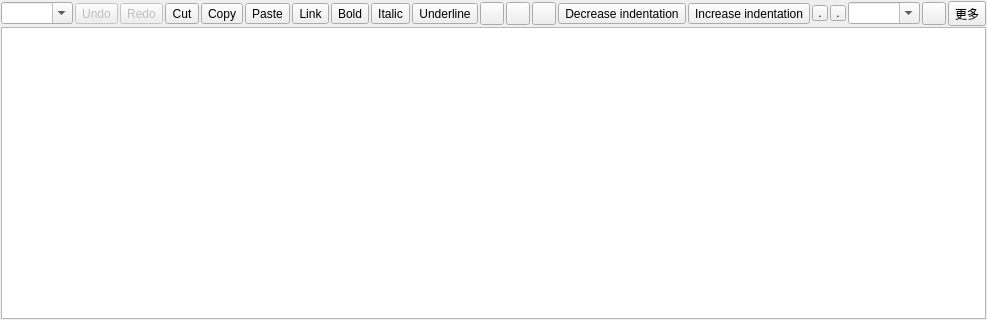
<?xml version="1.0" encoding="UTF-8"?>
<ui version="4.0">
 <class>MRichTextEdit</class>
 <widget class="QWidget" name="MRichTextEdit">
  <property name="geometry">
   <rect>
    <x>0</x>
    <y>0</y>
    <width>824</width>
    <height>320</height>
   </rect>
  </property>
  <property name="windowTitle">
   <string notr="true"/>
  </property>
  <layout class="QVBoxLayout" name="verticalLayout">
   <property name="spacing">
    <number>1</number>
   </property>
   <property name="leftMargin">
    <number>1</number>
   </property>
   <property name="topMargin">
    <number>1</number>
   </property>
   <property name="rightMargin">
    <number>1</number>
   </property>
   <property name="bottomMargin">
    <number>1</number>
   </property>
   <item>
    <widget class="QWidget" name="f_toolbar" native="true">
     <layout class="QHBoxLayout" name="horizontalLayout">
      <property name="spacing">
       <number>2</number>
      </property>
      <property name="leftMargin">
       <number>0</number>
      </property>
      <property name="topMargin">
       <number>0</number>
      </property>
      <property name="rightMargin">
       <number>0</number>
      </property>
      <property name="bottomMargin">
       <number>0</number>
      </property>
      <item>
       <widget class="QComboBox" name="f_paragraph">
        <property name="focusPolicy">
         <enum>Qt::ClickFocus</enum>
        </property>
        <property name="toolTip">
         <string>Paragraph formatting</string>
        </property>
        <property name="editable">
         <bool>true</bool>
        </property>
       </widget>
      </item>
      <item>
       <widget class="QToolButton" name="f_undo">
        <property name="enabled">
         <bool>false</bool>
        </property>
        <property name="focusPolicy">
         <enum>Qt::ClickFocus</enum>
        </property>
        <property name="toolTip">
         <string>撤销 (CTRL+Z)</string>
        </property>
        <property name="text">
         <string>Undo</string>
        </property>
        <property name="icon">
         <iconset>
          <normaloff>Resources/undo.png</normaloff>Resources/undo.png</iconset>
        </property>
        <property name="iconSize">
         <size>
          <width>16</width>
          <height>16</height>
         </size>
        </property>
       </widget>
      </item>
      <item>
       <widget class="QToolButton" name="f_redo">
        <property name="enabled">
         <bool>false</bool>
        </property>
        <property name="focusPolicy">
         <enum>Qt::ClickFocus</enum>
        </property>
        <property name="toolTip">
         <string>重做</string>
        </property>
        <property name="text">
         <string>Redo</string>
        </property>
        <property name="icon">
         <iconset>
          <normaloff>Resources/redo.png</normaloff>Resources/redo.png</iconset>
        </property>
        <property name="iconSize">
         <size>
          <width>16</width>
          <height>16</height>
         </size>
        </property>
       </widget>
      </item>
      <item>
       <widget class="QToolButton" name="f_cut">
        <property name="focusPolicy">
         <enum>Qt::ClickFocus</enum>
        </property>
        <property name="toolTip">
         <string>剪切(CTRL+X)</string>
        </property>
        <property name="text">
         <string>Cut</string>
        </property>
        <property name="icon">
         <iconset>
          <normaloff>Resources/cut.png</normaloff>Resources/cut.png</iconset>
        </property>
        <property name="iconSize">
         <size>
          <width>16</width>
          <height>16</height>
         </size>
        </property>
       </widget>
      </item>
      <item>
       <widget class="QToolButton" name="f_copy">
        <property name="focusPolicy">
         <enum>Qt::ClickFocus</enum>
        </property>
        <property name="toolTip">
         <string>复制 (CTRL+C)</string>
        </property>
        <property name="text">
         <string>Copy</string>
        </property>
        <property name="icon">
         <iconset>
          <normaloff>Resources/copy.png</normaloff>Resources/copy.png</iconset>
        </property>
        <property name="iconSize">
         <size>
          <width>16</width>
          <height>16</height>
         </size>
        </property>
       </widget>
      </item>
      <item>
       <widget class="QToolButton" name="f_paste">
        <property name="focusPolicy">
         <enum>Qt::ClickFocus</enum>
        </property>
        <property name="toolTip">
         <string>粘贴 (CTRL+V)</string>
        </property>
        <property name="text">
         <string>Paste</string>
        </property>
        <property name="icon">
         <iconset>
          <normaloff>Resources/paste.png</normaloff>Resources/paste.png</iconset>
        </property>
        <property name="iconSize">
         <size>
          <width>16</width>
          <height>16</height>
         </size>
        </property>
       </widget>
      </item>
      <item>
       <widget class="QToolButton" name="f_link">
        <property name="focusPolicy">
         <enum>Qt::ClickFocus</enum>
        </property>
        <property name="toolTip">
         <string>插入超链接 (CTRL+L)</string>
        </property>
        <property name="text">
         <string>Link</string>
        </property>
        <property name="icon">
         <iconset>
          <normaloff>Resources/link.png</normaloff>Resources/link.png</iconset>
        </property>
        <property name="iconSize">
         <size>
          <width>16</width>
          <height>16</height>
         </size>
        </property>
        <property name="checkable">
         <bool>true</bool>
        </property>
       </widget>
      </item>
      <item>
       <widget class="QToolButton" name="f_bold">
        <property name="focusPolicy">
         <enum>Qt::ClickFocus</enum>
        </property>
        <property name="toolTip">
         <string notr="true">字体加粗 (CTRL+B)</string>
        </property>
        <property name="text">
         <string>Bold</string>
        </property>
        <property name="icon">
         <iconset>
          <normaloff>Resources/bold.png</normaloff>Resources/bold.png</iconset>
        </property>
        <property name="iconSize">
         <size>
          <width>16</width>
          <height>16</height>
         </size>
        </property>
        <property name="checkable">
         <bool>true</bool>
        </property>
       </widget>
      </item>
      <item>
       <widget class="QToolButton" name="f_italic">
        <property name="focusPolicy">
         <enum>Qt::ClickFocus</enum>
        </property>
        <property name="toolTip">
         <string>斜体 (CTRL+I)</string>
        </property>
        <property name="text">
         <string>Italic</string>
        </property>
        <property name="icon">
         <iconset>
          <normaloff>Resources/italic.png</normaloff>Resources/italic.png</iconset>
        </property>
        <property name="iconSize">
         <size>
          <width>16</width>
          <height>16</height>
         </size>
        </property>
        <property name="checkable">
         <bool>true</bool>
        </property>
       </widget>
      </item>
      <item>
       <widget class="QToolButton" name="f_underline">
        <property name="focusPolicy">
         <enum>Qt::ClickFocus</enum>
        </property>
        <property name="toolTip">
         <string>下划线 (CTRL+U)</string>
        </property>
        <property name="text">
         <string>Underline</string>
        </property>
        <property name="icon">
         <iconset>
          <normaloff>Resources/underline.png</normaloff>Resources/underline.png</iconset>
        </property>
        <property name="iconSize">
         <size>
          <width>16</width>
          <height>16</height>
         </size>
        </property>
        <property name="checkable">
         <bool>true</bool>
        </property>
       </widget>
      </item>
      <item>
       <widget class="QToolButton" name="f_strikeout">
        <property name="toolTip">
         <string>删除线</string>
        </property>
        <property name="text">
         <string/>
        </property>
        <property name="icon">
         <iconset>
          <normaloff>Resources/strikethrough.png</normaloff>Resources/strikethrough.png</iconset>
        </property>
        <property name="checkable">
         <bool>true</bool>
        </property>
       </widget>
      </item>
      <item>
       <widget class="QToolButton" name="f_list_bullet">
        <property name="focusPolicy">
         <enum>Qt::ClickFocus</enum>
        </property>
        <property name="toolTip">
         <string>圆点样式编号(CTRL+-)</string>
        </property>
        <property name="text">
         <string/>
        </property>
        <property name="icon">
         <iconset>
          <normaloff>Resources/point-order.png</normaloff>Resources/point-order.png</iconset>
        </property>
        <property name="iconSize">
         <size>
          <width>16</width>
          <height>16</height>
         </size>
        </property>
        <property name="checkable">
         <bool>true</bool>
        </property>
       </widget>
      </item>
      <item>
       <widget class="QToolButton" name="f_list_ordered">
        <property name="focusPolicy">
         <enum>Qt::ClickFocus</enum>
        </property>
        <property name="toolTip">
         <string>序号样式编号 (CTRL+=)</string>
        </property>
        <property name="text">
         <string/>
        </property>
        <property name="icon">
         <iconset>
          <normaloff>Resources/index-order.png</normaloff>Resources/index-order.png</iconset>
        </property>
        <property name="iconSize">
         <size>
          <width>16</width>
          <height>16</height>
         </size>
        </property>
        <property name="checkable">
         <bool>true</bool>
        </property>
       </widget>
      </item>
      <item>
       <widget class="QToolButton" name="f_indent_dec">
        <property name="focusPolicy">
         <enum>Qt::ClickFocus</enum>
        </property>
        <property name="toolTip">
         <string>减少缩进(CTRL+,)</string>
        </property>
        <property name="text">
         <string>Decrease indentation</string>
        </property>
        <property name="icon">
         <iconset>
          <normaloff>Resources/indent-decrease.png</normaloff>Resources/indent-decrease.png</iconset>
        </property>
        <property name="iconSize">
         <size>
          <width>16</width>
          <height>16</height>
         </size>
        </property>
       </widget>
      </item>
      <item>
       <widget class="QToolButton" name="f_indent_inc">
        <property name="focusPolicy">
         <enum>Qt::ClickFocus</enum>
        </property>
        <property name="toolTip">
         <string>增加缩进 (CTRL+.)</string>
        </property>
        <property name="text">
         <string>Increase indentation</string>
        </property>
        <property name="icon">
         <iconset>
          <normaloff>Resources/indent-increase.png</normaloff>Resources/indent-increase.png</iconset>
        </property>
        <property name="iconSize">
         <size>
          <width>16</width>
          <height>16</height>
         </size>
        </property>
       </widget>
      </item>
      <item>
       <widget class="QToolButton" name="f_fgcolor">
        <property name="minimumSize">
         <size>
          <width>16</width>
          <height>16</height>
         </size>
        </property>
        <property name="maximumSize">
         <size>
          <width>16</width>
          <height>16</height>
         </size>
        </property>
        <property name="focusPolicy">
         <enum>Qt::ClickFocus</enum>
        </property>
        <property name="toolTip">
         <string>字体颜色</string>
        </property>
        <property name="text">
         <string>.</string>
        </property>
        <property name="iconSize">
         <size>
          <width>16</width>
          <height>16</height>
         </size>
        </property>
       </widget>
      </item>
      <item>
       <widget class="QToolButton" name="f_bgcolor">
        <property name="minimumSize">
         <size>
          <width>16</width>
          <height>16</height>
         </size>
        </property>
        <property name="maximumSize">
         <size>
          <width>16</width>
          <height>16</height>
         </size>
        </property>
        <property name="focusPolicy">
         <enum>Qt::ClickFocus</enum>
        </property>
        <property name="toolTip">
         <string>背景颜色</string>
        </property>
        <property name="text">
         <string>.</string>
        </property>
        <property name="iconSize">
         <size>
          <width>16</width>
          <height>16</height>
         </size>
        </property>
       </widget>
      </item>
      <item>
       <widget class="QComboBox" name="f_fontsize">
        <property name="focusPolicy">
         <enum>Qt::ClickFocus</enum>
        </property>
        <property name="toolTip">
         <string>字体大小</string>
        </property>
        <property name="editable">
         <bool>true</bool>
        </property>
       </widget>
      </item>
      <item>
       <widget class="QToolButton" name="f_image">
        <property name="toolTip">
         <string>插入图片</string>
        </property>
        <property name="text">
         <string notr="true"/>
        </property>
        <property name="icon">
         <iconset>
          <normaloff>Resources/picture.png</normaloff>Resources/picture.png</iconset>
        </property>
       </widget>
      </item>
      <item>
       <spacer name="horizontalSpacer">
        <property name="orientation">
         <enum>Qt::Horizontal</enum>
        </property>
        <property name="sizeHint" stdset="0">
         <size>
          <width>40</width>
          <height>20</height>
         </size>
        </property>
       </spacer>
      </item>
      <item>
       <widget class="QToolButton" name="f_menu">
        <property name="text">
         <string>更多</string>
        </property>
       </widget>
      </item>
     </layout>
     <zorder>f_paragraph</zorder>
     <zorder>f_undo</zorder>
     <zorder>f_redo</zorder>
     <zorder>f_cut</zorder>
     <zorder>f_copy</zorder>
     <zorder>f_paste</zorder>
     <zorder>f_link</zorder>
     <zorder>f_italic</zorder>
     <zorder>f_underline</zorder>
     <zorder>f_fontsize</zorder>
     <zorder>f_list_bullet</zorder>
     <zorder>f_list_ordered</zorder>
     <zorder>f_indent_dec</zorder>
     <zorder>f_indent_inc</zorder>
     <zorder>f_bold</zorder>
     <zorder>f_bgcolor</zorder>
     <zorder>f_strikeout</zorder>
     <zorder>f_image</zorder>
     <zorder>f_menu</zorder>
     <zorder>f_fgcolor</zorder>
    </widget>
   </item>
   <item>
    <widget class="MTextEdit" name="f_textedit">
     <property name="autoFormatting">
      <set>QTextEdit::AutoNone</set>
     </property>
     <property name="tabChangesFocus">
      <bool>true</bool>
     </property>
    </widget>
   </item>
  </layout>
 </widget>
 <customwidgets>
  <customwidget>
   <class>MTextEdit</class>
   <extends>QTextEdit</extends>
   <header>mtextedit.h</header>
  </customwidget>
 </customwidgets>
 <tabstops>
  <tabstop>f_textedit</tabstop>
  <tabstop>f_strikeout</tabstop>
  <tabstop>f_image</tabstop>
  <tabstop>f_menu</tabstop>
 </tabstops>
 <resources/>
 <connections/>
</ui>
